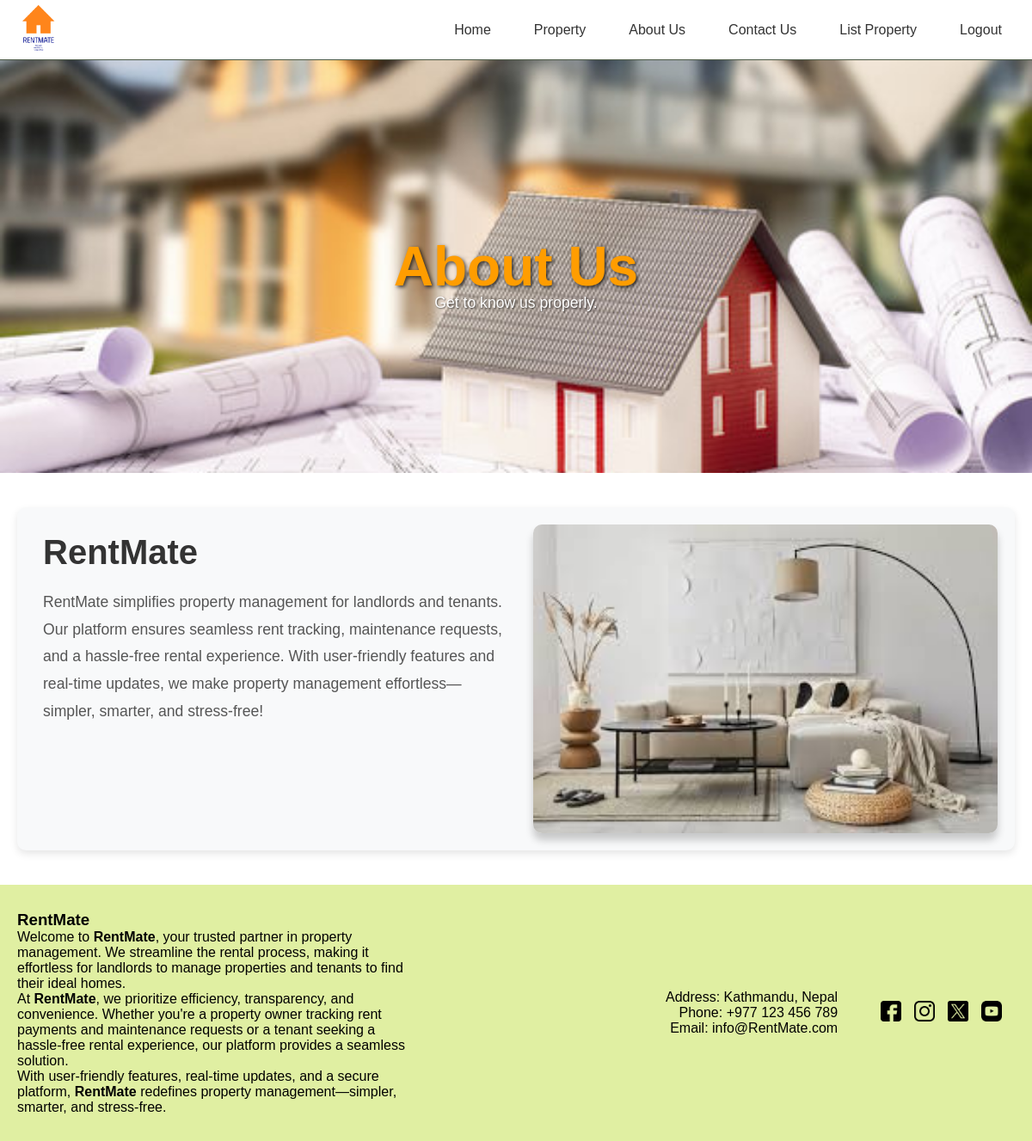
Screenshot of /aboutus/ with the database file from the repository.
### app/models.py (models this page shows, shortened)
class AboutUs(models.Model):
    title = models.CharField(max_length=255)
    description = models.TextField()
    image = models.ImageField(upload_to='property_images/')
    class Meta:
        verbose_name_plural = "About Us"

### app/views.py (the view)
# urls.py: path('aboutus/', views.AboutPage, name='aboutus'),
def AboutPage(request):
    about_us = AboutUs.objects.first()  # Fetch the first record
    return render(request, 'aboutus.html', {'about_us': about_us})

### templates/aboutus.html (shortened to what this page needs)
<!DOCTYPE html>
<html lang="en">
<head>
    {% load static %}
    <link rel="stylesheet" href="{% static 'css/aboutus.css' %}">
</head>
<body>
    <header>
        <div class="logo">
            <a href="#">
                <img src="{% static 'img/RentMate.png' %}" alt="RentMate Logo">
            </a>
        </div>
        <nav>
            <ul>
                <li><a href="{% url 'home' %}">Home</a></li>
                <li><a href="{% url 'property' %}">Property</a></li>
                <li><a href="{% url 'aboutus' %}">About Us</a></li>
                <li><a href="{% url 'contactus' %}">Contact Us</a></li>
                <li><a href="#">List Property</a></li>
                <li><a href="{% url 'logout' %}" class="logout-btn">Logout</a></li>
            </ul>
        </nav>
    </header>
    <main>
        <section class="image">
            <div class="property-image-container">
                <img src="{% static 'img/15.jpg' %}" alt="RentMate Banner">
                <h1>About Us</h1>
                <p>Get to know us properly.</p>
            </div>
        </section>
        <section class="intro-section">
          <div class="intro-box">
              <div class="intro-text">
                  <h2>{{ about_us.title }}</h2>
                  <p>{{ about_us.description|linebreaks }}</p>
              </div>
              <div class="intro-image">
                  {% if about_us.image %}
                      <img src="{{ about_us.image.url }}" alt="RentMate Intro Image">
                  {% else %}
                      <p>No image available</p>
                  {% endif %}
              </div>
          </div>
      </section>
    </main>
    <footer class="footer">
        <div class="footer-content">
          <div class="footer-left">
            <h3>RentMate</h3>
            <p>
              Welcome to <strong>RentMate</strong>, your trusted partner in property management. We streamline the rental process, making it effortless for landlords to manage properties and tenants to find their ideal homes.
          </p>
          <p>
              At <strong>RentMate</strong>, we prioritize efficiency, transparency, and convenience. Whether you're a property owner tracking rent payments and maintenance requests or a tenant seeking a hassle-free rental experience, our platform provides a seamless solution.
          </p>
          <p>
              With user-friendly features, real-time updates, and a secure platform, <strong>RentMate</strong> redefines property management—simpler, smarter, and stress-free.
          </p>
          </div>
          <div class="footer-right">
            <div class="contact-info">
              <p>Address: Kathmandu, Nepal</p>
              <p>Phone: +977 123 456 789</p>
              <p>Email: info@RentMate.com</p>
            </div>
            <div class="social-icons">
              <a href="#" target="_blank">
                <img src="{% static 'img/facebook.png' %}" alt="Facebook" class="social-icon">
              </a>
              <a href="#" target="_blank">
                <img src="{% static 'img/instagram.png' %}" alt="Instagram" class="social-icon">
              </a>
              <a href="#" target="_blank">
                <img src="{% static 'img/twitter.png' %}" alt="Twitter" class="social-icon">
              </a>
              <a href="#" target="_blank">
                <img src="{% static 'img/youtube.png' %}" alt="YouTube" class="social-icon">
              </a>
            </div>
          </div>
        </div>
      </footer>
    </body>
    </html>

### static/css/aboutus.css (style rules this page uses)
* { margin: 0; padding: 0; box-sizing: border-box; font-family: Arial, sans-serif; }
header { display: flex; justify-content: space-between; align-items: center; padding: 0 20px; height: 70px; border-bottom: 1px solid #4B5945; position: fixed; top: 0; left: 0; right: 0; width: 100%; z-index: 1000; background-color: #fff; }
header .logo { flex: 0 0 auto; }
header .logo img { height: 100%; max-height: 60px; width: auto; }
nav { flex: 1; text-align: right; }
nav ul { display: flex; list-style: none; gap: 20px; justify-content: flex-end; margin: 0; }
nav ul li a { text-decoration: none; color: #333; font-size: 16px; font-weight: 50; padding: 10px 15px; }
.image { display: flex; justify-content: center; align-items: center; padding: 0; margin-top: 70px; }
.property-image-container { width: 100%; height: 60vh; display: flex; justify-content: center; align-items: center; overflow: hidden; }
.property-image-container img { width: 100%; height: 100%; object-fit: cover; object-position: center 80%; }
.property-image-container h1 { position: absolute; color: rgb(255, 157, 0); font-size: 4rem; font-weight: bold; text-shadow: 2px 2px 4px rgba(0, 0, 0, 0.7); text-align: center; padding: 0px 30px; }
.property-image-container p { position: absolute; color: rgb(255, 255, 255); font-size: 1.1rem; margin-top: 85px; text-shadow: 1px 1px 2px rgba(0, 0, 0, 0.6); }
.intro-section { display: flex; justify-content: center; align-items: center; padding: 40px 20px; }
.intro-box { display: flex; flex-wrap: wrap; background-color: #f8f9fa; padding: 20px; border-radius: 10px; box-shadow: 0 4px 10px rgba(0, 0, 0, 0.1); gap: 20px; width: 100%; max-width: 1200px; }
.intro-text { flex: 1; padding: 10px; }
.intro-text h2 { font-size: 2.5rem; margin-bottom: 20px; color: #333; }
.intro-text p { font-size: 1.1rem; line-height: 1.8; color: #555; }
.intro-image { flex: 1; display: flex; justify-content: center; align-items: center; }
.intro-image img { width: 100%; max-width: 600px; border-radius: 10px; box-shadow: 0 8px 10px rgba(0, 0, 0, 0.2); }
.footer { display: flex; justify-content: space-between; align-items: center; padding: 30px 20px; background-color: #e0efa2; font-family: Arial, sans-serif; }
.footer-content { display: flex; justify-content: space-between; width: 100%; }
.footer-left { max-width: 40%; }
.footer-right { text-align: right; display: flex; align-items: center; justify-content: space-between; width: 35%; }
.contact-info { margin-right: 20px; }
.social-icons { display: flex; align-items: center; }
.social-icon { width: 24px; height: 24px; margin-right: 10px; }
.social-icons a { text-decoration: none; margin-right: 5px; }

### rows the page displays
AboutUs: title "RentMate", description "RentMate simplifies property management for landlords and tenants. Our platform ensures seamless rent tracking, maintenance requests, and a hassle-free rental experience. With user-friendly features and real-time updates, we make property management effortless—simpler, smarter, and stress-free!", image (picture)
